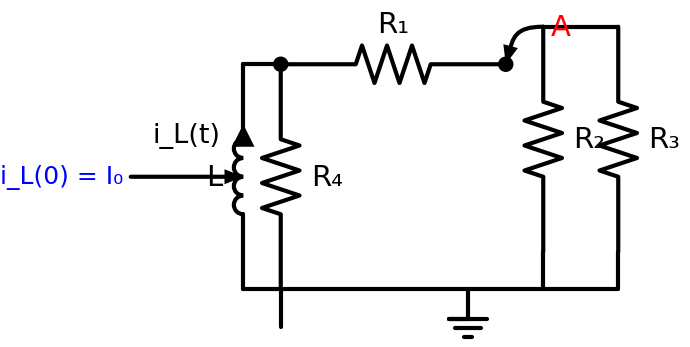

Source code (Python):
"""
Q3-V3: RL Natural Response — Complex Resistor Network
Inductor L with initial condition i_L(0) = I0.
L → top rail → R4 to ground, R1 → Node A → R2 to ground, R3 to ground.
No external source (natural/free response).
"""
import schemdraw
import schemdraw.elements as elm

with schemdraw.Drawing() as d:
    d.config(unit=3, fontsize=14, font='sans-serif')

    # Inductor on the left (vertical, with initial condition)
    ind = d.add(elm.Inductor().up().label('L', loc='top', ofst=0.15))

    # Top rail
    d += elm.Line().right().length(0.5).at(ind.end)

    # R4 vertical to ground (shunt)
    d += elm.Dot()
    d.push()
    d += elm.Resistor().down().label('R₄', loc='bottom', ofst=0.15)
    d += elm.Line().down().length(0.5)
    d.pop()

    # R1 horizontal to Node A
    d += elm.Resistor().right().label('R₁')

    # Node A junction
    nodeA = d.add(elm.Dot())
    d.add(elm.Annotate().at(nodeA.center).delta(0.5, 0.5).label('A', color='red', fontsize=14))

    # R2 vertical to ground from Node A
    d.push()
    d += elm.Resistor().down().label('R₂', loc='bottom', ofst=0.15)
    d += elm.Line().down().length(0.5)
    d.pop()

    # R3 continues right then to ground
    d += elm.Line().right().length(1)
    d += elm.Resistor().down().label('R₃', loc='bottom', ofst=0.15)
    d += elm.Line().down().length(0.5)

    # Bottom return rail
    d += elm.Line().left().length(2)
    d += elm.Ground()
    d += elm.Line().left().tox(ind.start)
    d += elm.Line().up().toy(ind.start)

    # Current arrow
    d.add(elm.CurrentLabelInline(direction='in').at(ind.end).label('i_L(t)', fontsize=13))

    # Initial condition annotation
    d.add(elm.Annotate().at(ind.center).delta(-1.5, 0).label('i_L(0) = I₀', fontsize=12, color='blue'))

    d.save('q3_v3_rl_natural.svg')
